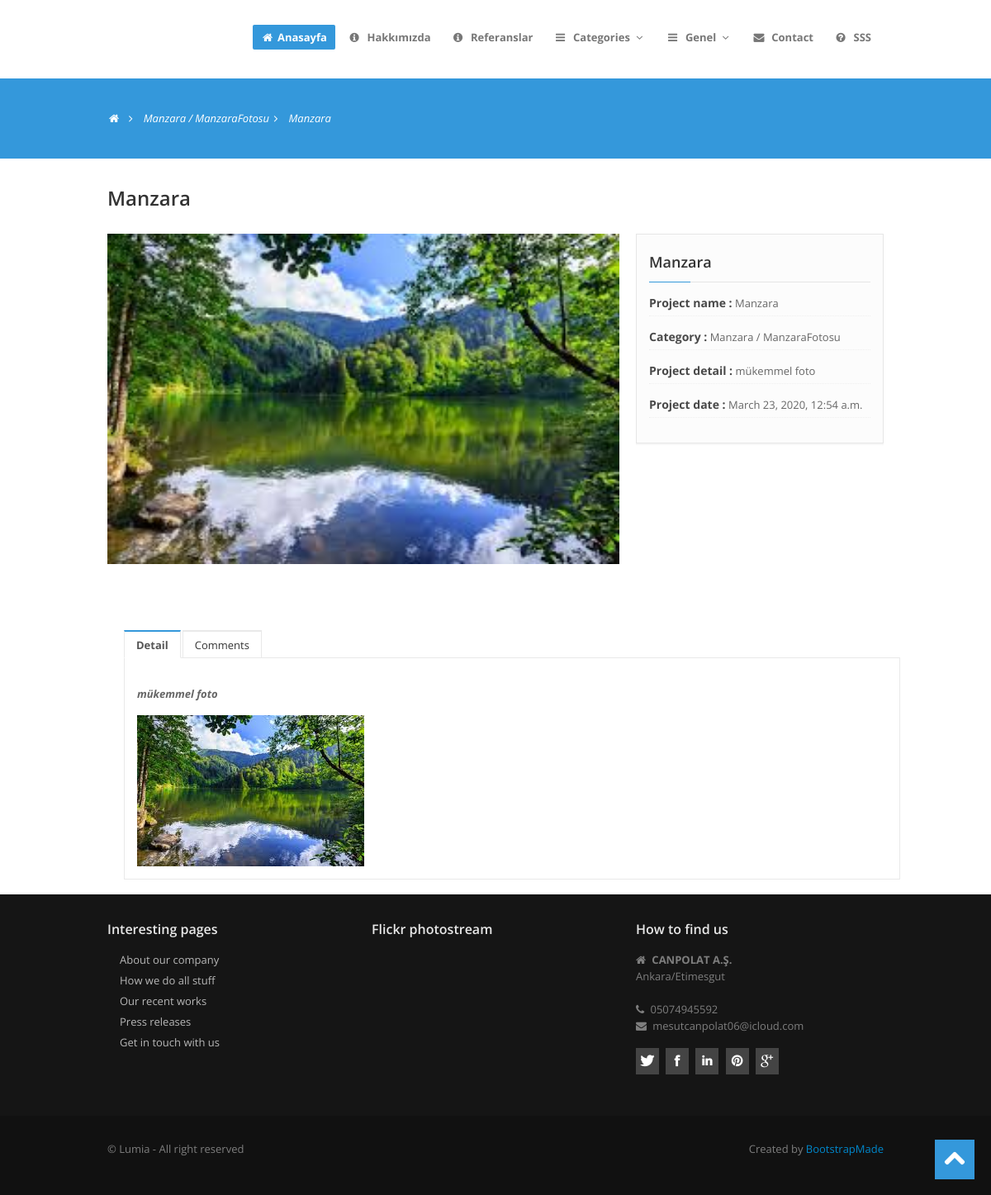
Screenshot of /images/1/Manzara/ with the database file from the repository.
### images/models.py (models this page shows, shortened)
class Images(models.Model):
    STATUS = {
        ('True', 'Evet'),
        ('False', 'Hayır')
    }
    user = models.ForeignKey(User, on_delete=models.CASCADE, null=True)
    category = models.ForeignKey(Category, on_delete=models.CASCADE)  # relation with Category table
    title = models.CharField(max_length=150)
    keywords = models.CharField(blank=True, max_length=255)
    description = models.CharField(blank=True, max_length=255)
    image = models.ImageField(blank=True, upload_to='images/')
    detail = RichTextUploadingField()
    slug = models.SlugField(null=False, unique=True)
    status = models.CharField(max_length=10, choices=STATUS)
    create_at = models.DateTimeField(auto_now_add=True)
    update_at = models.DateTimeField(auto_now=True)
    def image_tag(self):
        return mark_safe('<img src="{}" height="50"/>'.format(self.image.url))
    image_tag.short_description = 'Image'

class Category(MPTTModel):
    STATUS = {
        ('True', 'Evet'),
        ('False', 'Hayır')
    }
    title = models.CharField(max_length=30)
    keywords = models.CharField(blank=True, max_length=255)
    description = models.CharField(blank=True, max_length=255)
    image = models.ImageField(blank=True, upload_to='images/')
    status = models.CharField(max_length=10, choices=STATUS)
    slug = models.SlugField(null=False, unique=True)
    parent = TreeForeignKey('self', blank=True, null=True, related_name='children', on_delete=models.CASCADE)
    create_at = models.DateTimeField(auto_now_add=True)
    update_at = models.DateTimeField(auto_now=True)
    class MPTTMeta:
        order_insertion_by = ['title']
    def __str__(self):
        cat = [self.title]
        prnt = self.parent
        while prnt is not None:
            cat.append(prnt.title)
            prnt = prnt.parent
        return ' / '.join(cat[::-1])
    def image_tag(self):
        return mark_safe('<img src="{}" height="50"/>'.format(self.image.url))
    image_tag.short_description = 'Image'

### home/models.py (models this page shows, shortened)
class Setting(models.Model):
    STATUS = {
        ('True', 'Evet'),
        ('False', 'Hayır')
    }
    title = models.CharField(max_length=150)
    keywords = models.CharField(max_length=255)
    description = models.CharField(max_length=255)
    company = models.CharField(max_length=50)
    address = models.CharField(blank=True, max_length=150)
    phone = models.CharField(blank=True, max_length=15)
    fax = models.CharField(blank=True, max_length=15)
    email = models.CharField(blank=True, max_length=50)
    smtpserver = models.CharField(blank=True, max_length=20)
    smtpemail = models.CharField(blank=True, max_length=20)
    smtppassword = models.CharField(blank=True, max_length=10)
    smtpport = models.CharField(blank=True, max_length=5)
    icon = models.ImageField(blank=True, upload_to='images/')
    facebook = models.CharField(blank=True, max_length=50)
    instagram = models.CharField(blank=True, max_length=50)
    twitter = models.CharField(blank=True, max_length=50)
    aboutus = RichTextUploadingField(blank=True)
    contact = RichTextUploadingField(blank=True)
    references = RichTextUploadingField(blank=True)
    status = models.CharField(max_length=10, choices=STATUS)
    create_at = models.DateTimeField(auto_now_add=True)
    update_at = models.DateTimeField(auto_now=True)

### home/views.py (the view)
# urls.py: path('images/<int:id>/<slug:slug>/', views.images_detail, name='images_detail'),
def images_detail(request, id, slug):
    setting = Setting.objects.get(pk=1)
    menu = Menu.objects.all()
    category = Category.objects.all()
    try:
        images = Images.objects.get(pk=id, status='True')
        fotos = Foto.objects.filter(images_id=id)
        comments = Comment.objects.filter(image_id=id, status='True')
    except:
        return HttpResponseRedirect('/error')
    context = {'images': images,
               'category': category,
               'menu': menu,
               'fotos': fotos,
               'comment': comments,
               'setting': setting,
               }
    mesaj = "Ürün ", id, "/", slug
    return render(request, 'images_detail.html', context)

### home/templates/images_detail.html (shortened to what this page needs)
{% extends "homebase.html" %}
{% block content %}
    <section id="subintro">
        <div class="container">
            <div class="row">
                <div class="span8">
                    <ul class="breadcrumb">
                        <li><a href="/"><i class="icon-home"></i></a><i class="icon-angle-right"></i></li>
                        <li><a href="/category/{{ images.category.id }}/{{ images.category.slug }}">{{images.category}}</a><i class="icon-angle-right"></i></li>
                        <li class="active">{{images.title}}</li>
                    </ul>
                </div>
            </div>
        </div>
    </section>
    <section id="maincontent">
        <div class="container">
            <div class="row">
                <div class="span12">
                    <article>
                        <div class="heading">
                            <h4>{{images.title}}</h4>
                        </div>
                        <div class="clearfix">
                        </div>
                        <div class="row">
                            <div class="span8">
                                <div class="flexslider">
                                    <ul class="slides">
                                    <li>
                                         <img src="{{images.image.url}}" style="height: 400px; width: 620px " alt="" />
                                    </li>
                                    </ul>
                                </div>
                            </div>
                            <div class="span4">
                                <aside>
                                    <div class="widget">
                                        <div class="project-widget">
                                            <h4 class="rheading">{{images.title}}<span></span></h4>
                                            <ul class="project-detail">
                                                <li><label>Project name :</label> {{images.title}}</li>
                                                <li><label>Category :</label> {{images.category}}</li>
                                                <li><label>Project detail :</label> {{images.description}}</li>
                                                <li><label>Project date :</label> {{images.create_at}}</li>
                                            </ul>
                                        </div>
                                    </div>
                                </aside>
                            </div>
                        </div>
                    </article>
                </div>
            </div>
            <div class="span12">
                <div class="tabbable tabs-top">
                    <ul class="nav nav-tabs">
                        <li class="active"><a href="#one" data-toggle="tab"> Detail</a></li>
                        <li><a href="#two" data-toggle="tab">Comments</a></li>
                    </ul>
                    <div class="tab-content">
                        <div class="tab-pane active" id="one">
                            <p>
                                {{images.detail | safe}}
                            </p>
                        </div>
                    </div>
                </div>
            </div>
        </div>
    </section>
{% endblock %}

### home/templates/footer.html (shortened to what this page needs)
    <footer class="footer">
      <div class="container">
        <div class="row">
          <div class="span4">
            <div class="widget">
              <h5>Interesting pages</h5>
              <ul class="regular">
                <li><a href="#">About our company</a></li>
                <li><a href="#">How we do all stuff</a></li>
                <li><a href="#">Our recent works</a></li>
                <li><a href="#">Press releases</a></li>
                <li><a href="#">Get in touch with us</a></li>
              </ul>
            </div>
          </div>
          <div class="span4">
            <div class="widget">
              <h5>Flickr photostream</h5>
            </div>
          </div>
          <div class="span4">
            <div class="widget">
              <h5>How to find us</h5>
              <address>
								<i class="icon-home"></i> <strong>{{setting.company}}</strong><br>
								{{setting.address}}
								</address>
              <p>
                <i class="icon-phone"></i> {{setting.phone}}<br>
                <i class="icon-envelope-alt"></i> {{setting.email}}
              </p>
            </div>
            <div class="widget">
              <ul class="social">
                <li><a href="https://www.twitter.com/{{setting.twitter}}" data-placement="bottom" title="Twitter"><i class="icon-twitter icon-square icon-32"></i></a></li>
                <li><a href="https://www.facebook.com/{{ setting.facebook }}" data-placement="bottom" title="Facebook"><i class="icon-facebook icon-square icon-32"></i></a></li>
                <li><a href="#" data-placement="bottom" title="Linkedin"><i class="icon-linkedin icon-square icon-32"></i></a></li>
                <li><a href="#" data-placement="bottom" title="Pinterest"><i class="icon-pinterest icon-square icon-32"></i></a></li>
                <li><a href="mailto:{{setting.email}}" data-placement="bottom" title="Google plus"><i class="icon-google-plus icon-square icon-32"></i></a></li>
              </ul>
            </div>
          </div>
        </div>
      </div>
      <div class="verybottom">
        <div class="container">
          <div class="row">
            <div class="span6">
              <p>
                &copy; Lumia - All right reserved
              </p>
            </div>
            <div class="span6">
              <div class="pull-right">
                <div class="credits">
                  Created by <a href="https://bootstrapmade.com/">BootstrapMade</a>
                </div>
              </div>
            </div>
          </div>
        </div>
      </div>
    </footer>
  <a href="#" class="scrollup"><i class="icon-chevron-up icon-square icon-48 active"></i></a>
 {% load static %}

### home/static/assets/css/flexslider.css (style rules this page uses)
.slides, .flex-control-nav, .flex-direction-nav { margin: 0; padding: 0; list-style: none; }
.flexslider { margin: 0; padding: 0; }
.flexslider .slides>li { display: none; -webkit-backface-visibility: hidden; }
.flexslider .slides img { width: 100%; display: block; }
.slides:after { content: "."; display: block; clear: both; visibility: hidden; line-height: 0; height: 0; }
.flexslider { background: none; position: relative; zoom: 1; }
.flexslider .slides { zoom: 1; }

### home/static/assets/css/style.css (style rules this page uses)
.row { margin-bottom:30px; }
#maincontent { z-index:1000; margin-top:0px; }
section#subintro { width: 100%; color: #fff; height:auto; margin: 0 auto; padding: 0; margin-bottom:30px; }
.rheading { margin-bottom: 24px; }
.rheading { position: relative; border-bottom: #e9e9e9 1px solid; padding-bottom: 9px; }
.rheading span { position: absolute; width: 50px; height: 1px; bottom: -1px; left: 0; }
.scrollup { position:fixed; width:48px; height:48px; bottom:20px; right:20px; }
a.scrollup { outline:0; }
.flexslider { margin-bottom:20px; }
ul.project-detail { list-style:none; margin:0; padding:0; }
ul.project-detail li { list-style:none; border-bottom:1px dotted #e5e5e5; padding-bottom:10px; margin-bottom:15px; }
ul.project-detail li label { display:inline; color:#494949; font-weight:bold; }
aside { background:#fcfcfc; padding:20px 15px 0 15px; margin: 0 0 30px 0; border: 1px solid #e6e6e6; -webkit-box-shadow: 0 2px 0 rgba(0,0,0,0.03); -moz-box-shadow: 0 2px 0 rgba(0,0,0,0.03); box-shadow: 0 2px 0 rgba(0,0,0,0.03); -webkit-box-sizing: border-box; -moz-box-sizing: border-box; box-sizing: border-box; }
aside .widget { margin-bottom:30px; }
aside .widget ul { list-style:none; margin-left:0; }
aside .widget ul li { border-bottom:1px dotted #efefef; margin:15px 0 0 0; padding-bottom:5px; }
aside .widget h4 { border-bottom:1px solid #e5e5e5; padding-bottom:10px; margin-bottom:15px; }
article .heading { float:left; width:100%; margin-bottom:25px; }
article .heading h4 { float:left; margin-bottom:0; font-size:24px; }
[class^="icon-"], [class*=" icon-"] { float:none; }
.icon-square, .icon-rounded, .icon-plain, .icon-circled { margin: 10px 10px 10px 0; display: inline-block !important; text-align: center !important; color: #fff; width: 18px; height: 18px; padding:3px; font-size: 12px; line-height: 18px; text-shadow:none; cursor: pointer; }
.icon-square { background-color: #444; }
[class^="icon-"], [class*=" icon-"] { margin-top: 1px; margin-right: .3em; }
.icon-32 { width: 24px; height: 24px; padding:4px; font-size: 16px; line-height: 24px; }
.icon-48 { width: 32px; height: 32px; padding:8px; font-size: 28px; line-height: 30px; }
ul.nav-tabs { margin: 0 !important; border: none; }
.nav-tabs > li > a { border-color: #e9e9e9; border-radius: 0; font-size: 13px; color: #353535; padding: 6px 14px 5px; outline: none; }
.nav-tabs > li.active > a { font-weight: 700; border-color: #e9e9e9; border-bottom-color: #fff; }
.tab-content { border: #e9e9e9 1px solid; padding: 18px 15px 0; }
.tabs-top .nav-tabs > li > a:hover, .tabs-top .nav-tabs > li.active > a:hover, .tabs-top .nav-tabs > li.active > a, .tabs-top .nav-tabs > li > a { border-top-width: 2px; }
.tabbable { margin-bottom: 18px; }
#subintro .breadcrumb { margin:30px 0 0; background:none; }
#subintro ul.breadcrumb li { margin-bottom:0; padding-bottom:0; color:#fff; font-style:italic; }
#subintro ul.breadcrumb li a { color:#fff; }
.breadcrumb > li { display: inline-block; *display: inline; line-height:1.6em; *zoom: 1; }
footer { padding-top:30px; color:#7e7e7e; }
footer.footer { background:#151515; }
footer h1, footer h2, footer h3, footer h4, footer h5, footer h6 { color:#e8e8e8; }
footer .verybottom { padding-top:30px; background:#111; }
footer ul.regular li a, footer .nav-list li.nav-header { text-shadow:none; color:#b8b8b8; }
footer ul.regular,footer ul.nav { margin-left:0; list-style:none; }
footer ul.regular li { background-attachment: scroll; background: url(../img/list/white-arrow.png) no-repeat 0 5px; padding-left:15px; margin-top:5px; margin-left:0; }
ul.social { list-style:none; margin-left:0; }
ul.social li { display:inline; }

### home/static/assets/color/default.css (style rules this page uses)
a { color: #3498db; }
.rheading span { background: #3498db; }
[class^="icon-"].active, [class*=" icon-"].active { background-color: #3498db; }
.tabs-top .nav-tabs > li.active > a:hover, .tabs-top .nav-tabs > li.active > a { border-top-color: #3498db; }
section#subintro { background: #3498db; }

### rows the page displays
Images: category "Manzara / ManzaraFotosu", title "Manzara", image (picture), description "mükemmel foto", create_at "March 23, 2020, 12:54 a.m.", detail "mükemmel foto", detail (picture)
Setting: company "CANPOLAT A.Ş.", address "Ankara/Etimesgut", phone "05074945592", email "mesutcanpolat06@icloud.com"
